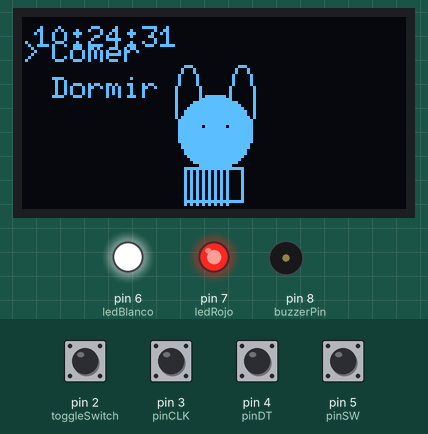
A sketch run on a simulated Arduino Uno, built with avr-gcc and run on an emulated ATmega328P. Shown: 128×64 one-colour display, output pins drawn as LEDs (lit = HIGH), buzzer (waves = sounding). The test bench sets the inputs (shaded band); at power-on: pin 2 (toggleSwitch), pin 3 (pinCLK), pin 4 (pinDT), pin 5 (pinSW) HIGH. The local clock reads 2024-03-15 10:24:30 at power-on unless the sketch sets it; what the sketch prints to the serial monitor is not drawn.

Above: at 1.2 s.
1.3 s: pin 2 (toggleSwitch) pulled LOW for 3.2 s
At 2.8 s:
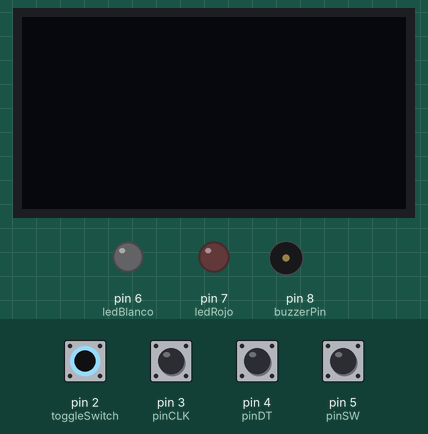
6.0 s: pin 3 (pinCLK) pulled LOW for 0.15 s
At 7.0 s:
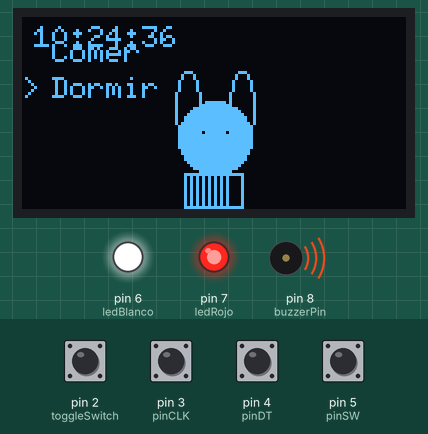
7.6 s: pin 3 (pinCLK) pulled LOW for 1 s
At 8.5 s:
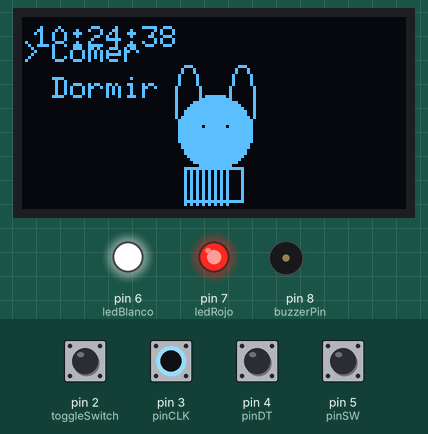
10.1 s: pin 5 (pinSW) pulled LOW for 1 s
14.1 s: pin 2 (toggleSwitch) pulled LOW for 1 s
At 14.6 s:
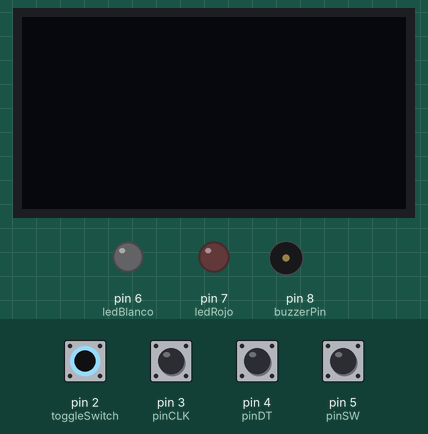
18.1 s: pin 5 (pinSW) pulled LOW for 1 s
Timing chart, 0 to 23.1 s (numbered marks = the images above; inputs shaded):
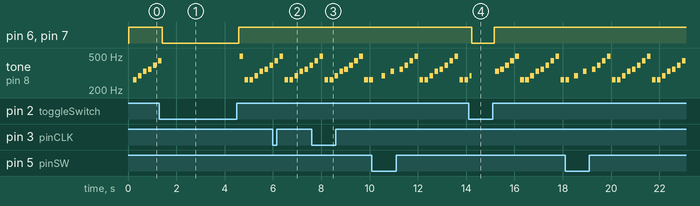

Measured:
- after the input at 1.3 s, pin 6 (ledBlanco), pin 7 (ledRojo): HIGH → LOW after 0.11 s, → HIGH 3.2 s later; the display: first differs from a run without the input after 0.14 s (image 1)
- after the input at 14.1 s, pin 6 (ledBlanco), pin 7 (ledRojo): HIGH → LOW after 0.14 s, → HIGH 0.93 s later; the display: first differs from a run without the input after 0.16 s (image 4)
- by itself, tone on pin 8 (buzzerPin): plays 262 Hz for 0.15 s, 294 Hz for 0.15 s, 330 Hz for 0.15 s, 349 Hz for 0.15 s, 392 Hz for 0.15 s, 440 Hz for 0.15 s … (22 notes in this stretch)

The sketch:

TOODO.ino
```cpp
#include <Arduino.h>
#include <U8g2lib.h>
#include <SPI.h>
#include <Wire.h>
#include <RTClib.h>
#include <TimeLib.h>
#include <ezButton.h>

// --- OLED SPI ---
U8G2_SSD1309_128X64_NONAME0_F_4W_SW_SPI u8g2(U8G2_R0, 10, 9, 12, 11, 13);

// --- RTC ---
RTC_DS3231 rtc;

// --- LEDs ---
const int ledBlanco = 6;
const int ledRojo   = 7;

// --- Buzzer ---
const int buzzerPin = 8;

// --- Encoder ---
const int pinCLK = 3;
const int pinDT  = 4;
const int pinSW  = 5;
int estadoAnteriorCLK;
int seleccion = 0;

// --- Interruptor ---
ezButton toggleSwitch(2);

// --- Menú ---
const char* menu[] = {"Comer", "Dormir"};
int numOpciones = 2;

// --- Animación ---
int salto = 0;

// --- Notas ---
int notas[] = {262, 294, 330, 349, 392, 440, 494, 262};
int numNotas = 8;
int indiceNota = 0;
unsigned long tiempoNotaAnterior = 0;

void setup() {
  Serial.begin(9600);
  Wire.begin();

  toggleSwitch.setDebounceTime(50);

  u8g2.begin();
  u8g2.setContrast(255);

  pinMode(ledBlanco, OUTPUT);
  pinMode(ledRojo, OUTPUT);

  pinMode(buzzerPin, OUTPUT);

  pinMode(pinCLK, INPUT_PULLUP);
  pinMode(pinDT, INPUT_PULLUP);
  pinMode(pinSW, INPUT_PULLUP);
  estadoAnteriorCLK = digitalRead(pinCLK);

  if (!rtc.begin()) {
    while (1);
  }

  if (rtc.lostPower()) {
    rtc.adjust(DateTime(2026, 12, 13, 19, 51, 0));
  }

  DateTime nowRTC = rtc.now();
  setTime(nowRTC.hour(), nowRTC.minute(), nowRTC.second(),
          nowRTC.day(), nowRTC.month(), nowRTC.year());
}

void loop() {

  toggleSwitch.loop();
  bool sistemaActivo = toggleSwitch.getState();

  DateTime nowRTC = rtc.now();
  setTime(nowRTC.hour(), nowRTC.minute(), nowRTC.second(),
          nowRTC.day(), nowRTC.month(), nowRTC.year());

  if (sistemaActivo) {
    digitalWrite(ledBlanco, HIGH);
    digitalWrite(ledRojo, HIGH);
  } else {
    digitalWrite(ledBlanco, LOW);
    digitalWrite(ledRojo, LOW);
    noTone(buzzerPin);
  }

  if (sistemaActivo) {
    int estadoActualCLK = digitalRead(pinCLK);

    if (estadoAnteriorCLK == HIGH && estadoActualCLK == LOW) {
      if (digitalRead(pinDT) == HIGH) {
        seleccion++;
        if (seleccion >= numOpciones) seleccion = 0;
      } else {
        seleccion--;
        if (seleccion < 0) seleccion = numOpciones - 1;
      }
    }
    estadoAnteriorCLK = estadoActualCLK;

    if (digitalRead(pinSW) == LOW) {
      Serial.print("Opción seleccionada: ");
      Serial.println(menu[seleccion]);
      delay(300);
    }
  }

  u8g2.clearBuffer();

  if (sistemaActivo) {

    u8g2.setFont(u8g2_font_6x10_tf);

    char buf[9];
    sprintf(buf, "%02d:%02d:%02d", hour(), minute(), second());
    u8g2.drawStr(4, 10, buf);

    u8g2.drawEllipse(55, 30 + salto, 4, 12, U8G2_DRAW_ALL);
    u8g2.drawEllipse(73, 30 + salto, 4, 12, U8G2_DRAW_ALL);
    u8g2.drawDisc(64, 40 + salto, 12, U8G2_DRAW_ALL);

    u8g2.setDrawColor(0);
    u8g2.drawPixel(60, 38 + salto);
    u8g2.drawPixel(68, 38 + salto);
    u8g2.setDrawColor(1);

    for(int i = 0; i < 15; i += 2) {
      u8g2.drawLine(54 + i, 52 + salto, 54 + i, 64 + salto);
    }

    u8g2.drawFrame(54, 52 + salto, 20, 12);

    for (int i = 0; i < numOpciones; i++) {
      int y = 15 + i*12;
      if (i == seleccion) u8g2.drawStr(0, y, ">");
      u8g2.drawStr(10, y, menu[i]);
    }

    salto = (salto == 0) ? -2 : 0;

    unsigned long tiempoActual = millis();
    if (tiempoActual - tiempoNotaAnterior > 200) {
      tiempoNotaAnterior = tiempoActual;
      tone(buzzerPin, notas[indiceNota], 150);
      indiceNota++;
      if (indiceNota >= numNotas) indiceNota = 0;
    }

  }

  u8g2.sendBuffer();
}
```
